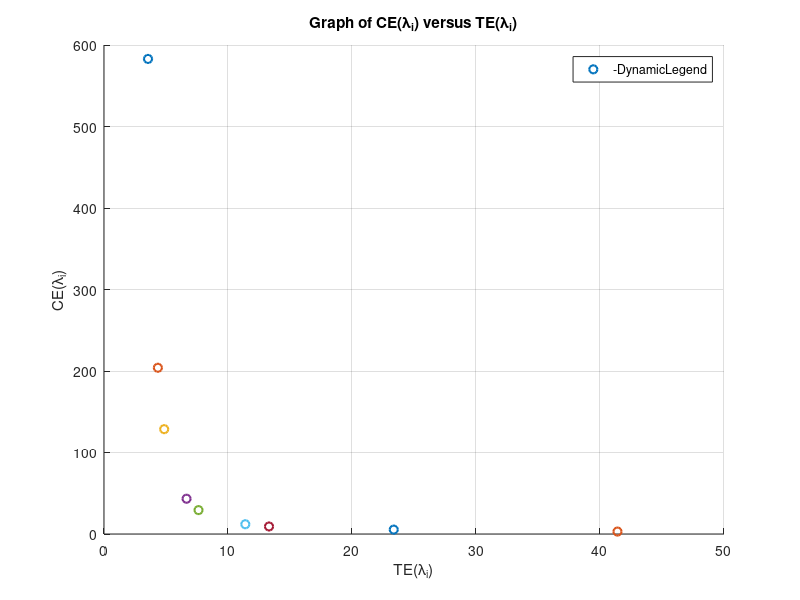

Write MATLAB code to recreate this figure.
TE = load('vehicle.mat').TE;
CE = load('vehicle.mat').CE;
lb = load('vehicle.mat').lb;

figure(1)
for i = 1 : size(lb, 2)
    hold all; 
    str = strcat('λ = ', num2str(lb(i)));  
    gg = plot(TE(i), CE(i), 'o', 'DisplayName', str);
    legend('-DynamicLegend');
    set(gg,'LineWidth',1.5);
    title('Graph of CE(λ_i) versus TE(λ_i)');
    xlabel('TE(λ_i)');
    ylabel('CE(λ_i)');
    grid;
end